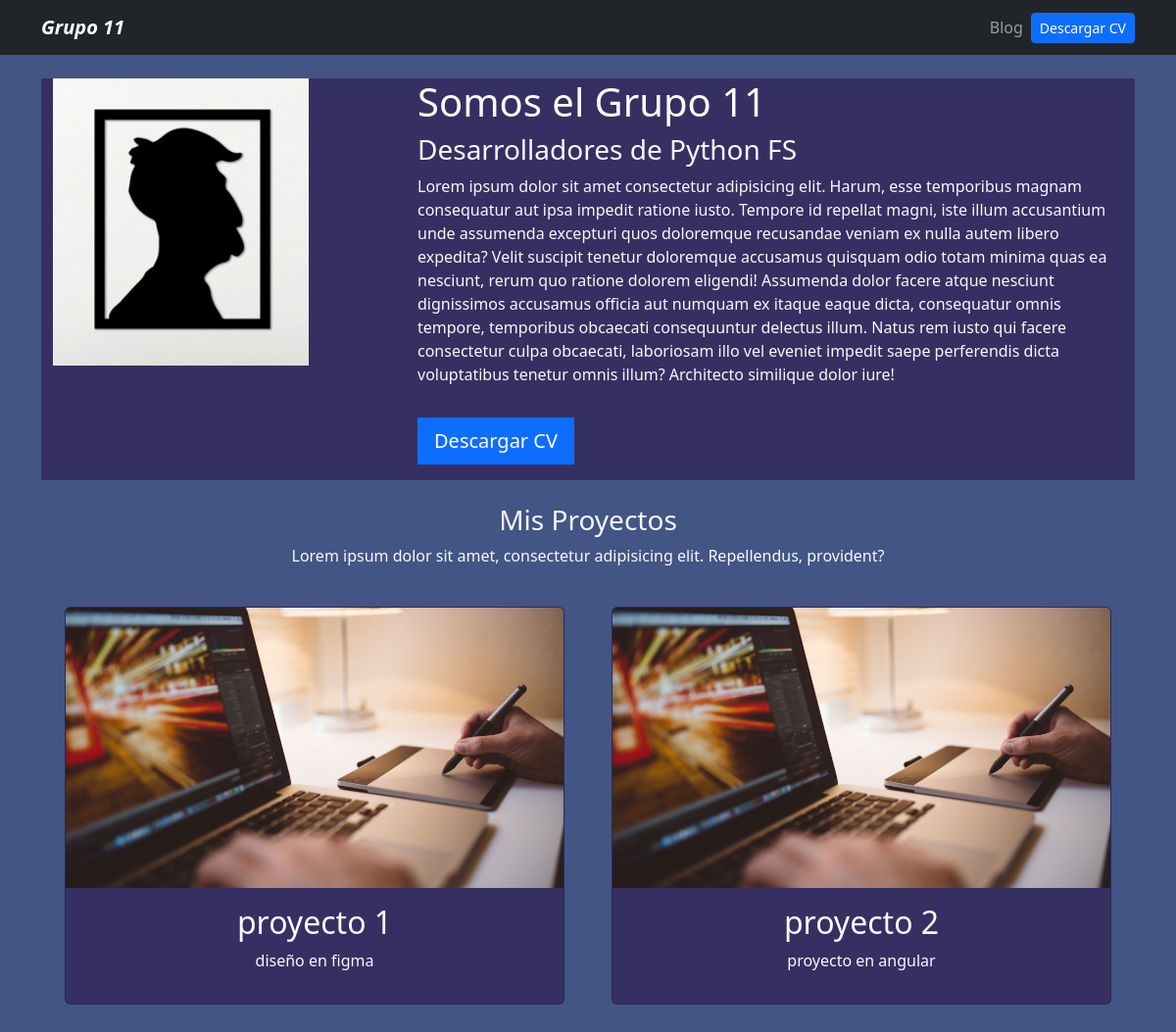
Before: / with the older database file.
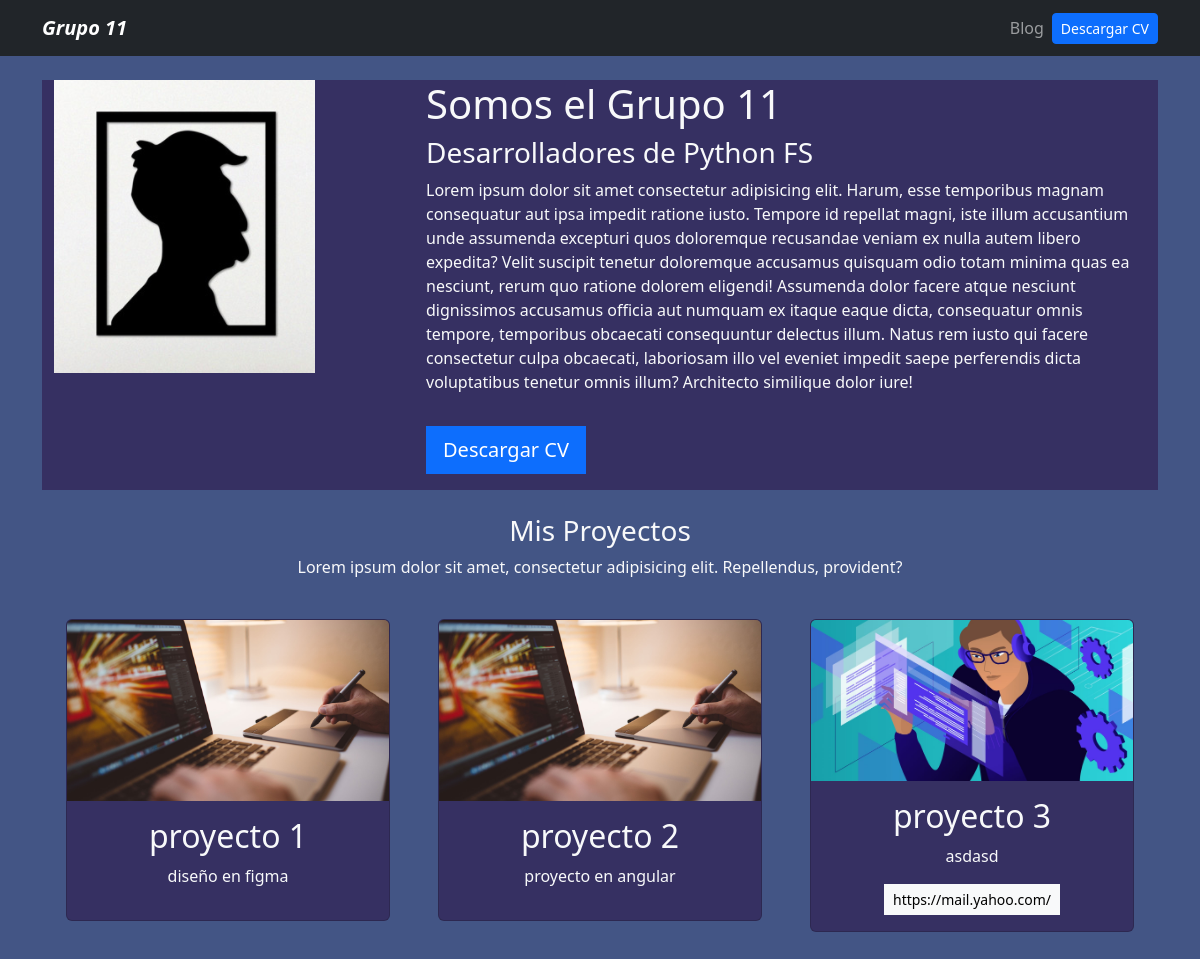
After: the same page with the newer database file.
### portfolio/models.py (models this page shows)
class Project(models.Model):
    title = CharField(max_length=100)
    description = CharField(max_length=250)
    image = ImageField(upload_to='portfolio/images')
    url = URLField(blank=True)

### portfolio/views.py (the view)
# urls.py: 2. Add a URL to urlpatterns:  path('', views.home, name='home')
def home(request):
    projects = Project.objects.all()
    return render(request, 'home.html', {'projects':projects})

### portfolio/templates/home.html (shortened to what this page needs)
{% extends 'layout.html' %}
{% block content %}
{% load static %}
<header class="row bg-color">
    <div class="col-md-4">
        <img src="{% static 'portfolio/perfil.png' %}" alt="">
    </div>
    <div class="col-md-8 my-auto">
        <h1>Somos el Grupo 11</h1>
        <h3>Desarrolladores de Python FS</h3>
        <p>Lorem ipsum dolor sit amet consectetur adipisicing elit. Harum, esse temporibus magnam consequatur aut ipsa impedit ratione iusto. Tempore id repellat magni, iste illum accusantium unde assumenda excepturi quos doloremque recusandae veniam ex nulla autem libero expedita? Velit suscipit tenetur doloremque accusamus quisquam odio totam minima quas ea nesciunt, rerum quo ratione dolorem eligendi! Assumenda dolor facere atque nesciunt dignissimos accusamus officia aut numquam ex itaque eaque dicta, consequatur omnis tempore, temporibus obcaecati consequuntur delectus illum. Natus rem iusto qui facere consectetur culpa obcaecati, laboriosam illo vel eveniet impedit saepe perferendis dicta voluptatibus tenetur omnis illum? Architecto similique dolor iure!</p>
        <a href="" class="btn btn-primary btn-lg rounded-0 my-3">Descargar CV</a>
    </div>
</header>
<div class="row my-4 text-center">
    <h3>Mis Proyectos</h3>
    <p>Lorem ipsum dolor sit amet, consectetur adipisicing elit. Repellendus, provident?</p>
    {% for project in projects %}
<div class="col md-4 p-4">
    <div class="card bg-color card-project text-light">
        <img src="{{project.image.url}}" alt="{{project.title}}" class="card-img-top">
        <div class="card-body">
            <h2>{{project.title}}</h2>
            <p>{{project.description}}</p>
            {% if project.url %}
            <a href="{{project.url}}" class="btn btn-light rounded-0 btn-sm target-blank">{{project.url}}</a>
            {% endif %}
        </div>
    </div>
</div>
    {% endfor %}
    {% endblock %}

### portfolio/templates/layout.html (shortened to what this page needs)
{% load static %}
<!DOCTYPE html>
<html lang="en">
<head>
    <link href="https://cdn.jsdelivr.net/npm/bootstrap@5.3.2/dist/css/bootstrap.min.css" rel="stylesheet">
    <link rel="stylesheet" href="{% static 'main.css' %}">
</head>
<body class="text-light">
    {% include 'partials/_navbar.html' %}
    <div class="container p-4">
        {% block content %}
        {% endblock %}
    </div>
</body>
</html>

### portfolio/templates/partials/_navbar.html (shortened to what this page needs)
<nav class="navbar navbar-expand-lg navbar-dark bg-dark -body-tertiary">
    <div class="container">
      <a class="navbar-brand fw-bold fst-italic" href="/">Grupo 11</a>
      <div class="collapse navbar-collapse" id="navbarNav">
        <ul class="navbar-nav ms-auto">
          <li class="nav-item">
            <a class="nav-link" href="/blog">Blog</a>
          </li>
          <li class="nav-item d-flex align-items-center">
            <a class="btn btn-primary btn-sm" href="#">Descargar CV</a>
          </li>
        </ul>
      </div>
    </div>
  </nav>

### portfolio/static/main.css (style rules this page uses)
body { background: #435585; }
.bg-color { background: #363062; }

Changed rows visible on the page:
added Project: image (picture), title "proyecto 3", description "asdasd", url "https://mail.yahoo.com/"
